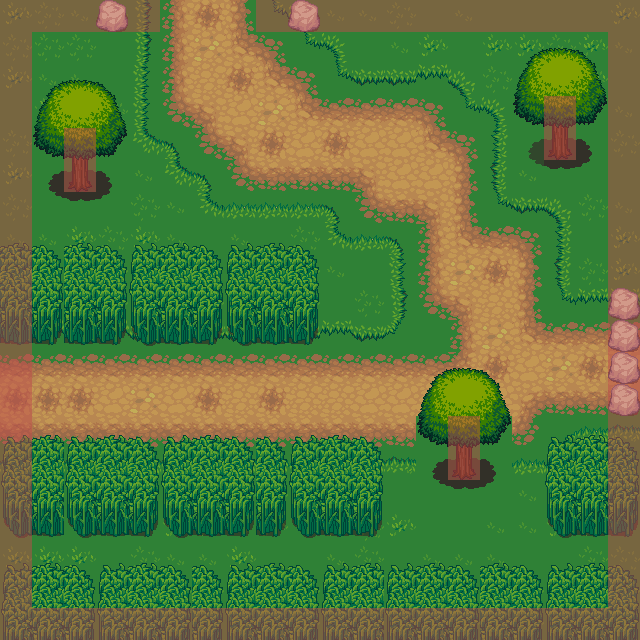

The image is a tile-based game level rendered from a .tmx file. Its description and complete source (layers, tilesets, objects, tile grids) follow:
An orthogonal 20x20 tile map with 32x32 px tiles, 5 tile layers (Tile Layer 1, grass, tops, fields, ...), 4 tilesets.

<map version="1.0" tiledversion="1.1.5" orientation="orthogonal" renderorder="right-down" width="20" height="20" tilewidth="32" tileheight="32" infinite="0" nextobjectid="1">
 <tileset firstgid="1" source="../assets/Terrain.tsx" />
 <tileset firstgid="1025" source="../assets/trunk.tsx" />
 <tileset firstgid="1043" source="../assets/treetop.tsx" />
 <tileset firstgid="1085" source="../assets/castlefloors.tsx" />
 <layer name="Tile Layer 1" width="20" height="20">
  <data encoding="csv">
293,293,293,293,293,293,293,293,293,293,293,293,293,293,293,293,293,293,293,293,
293,293,293,293,293,293,293,293,293,293,293,293,293,293,293,293,293,293,293,293,
293,293,293,293,293,293,293,293,293,293,293,293,293,293,293,293,293,293,293,293,
293,293,293,293,293,293,293,293,293,293,293,293,293,293,293,293,293,293,293,293,
293,293,293,293,293,293,293,293,293,293,293,293,293,293,293,293,293,293,293,293,
293,293,293,293,293,293,293,293,293,293,293,293,293,293,293,293,293,293,293,293,
293,293,293,293,293,293,293,293,293,293,293,293,293,293,293,293,293,293,293,293,
293,293,293,293,293,293,293,293,293,293,293,293,293,293,293,293,293,293,293,293,
293,293,293,293,293,293,293,293,293,293,293,293,293,293,293,293,293,293,293,293,
293,293,293,293,293,293,293,293,293,293,293,293,293,293,293,293,293,293,293,293,
293,293,293,293,293,293,293,293,293,293,293,293,293,293,293,293,293,293,293,293,
293,293,293,293,293,293,293,293,293,293,293,293,293,293,293,293,293,293,293,293,
293,293,293,293,293,293,293,293,293,293,293,293,293,293,293,293,293,293,293,293,
293,293,293,293,293,293,293,293,293,293,293,293,293,293,293,293,293,293,293,293,
293,293,293,293,293,293,293,293,293,293,293,293,293,293,293,293,293,293,293,293,
293,293,293,293,293,293,293,293,293,293,293,293,293,293,293,293,293,293,293,293,
293,293,293,293,293,293,293,293,293,293,293,293,293,293,293,293,293,293,293,293,
293,293,293,293,293,293,293,293,293,293,293,293,293,293,293,293,293,293,293,293,
293,293,293,293,293,293,293,293,293,293,293,293,293,293,293,293,293,293,293,293,
293,293,293,293,293,293,293,293,293,293,293,293,293,293,293,293,293,293,293,293
</data>
 </layer>
 <layer name="grass" width="20" height="20">
  <data encoding="csv">
353,354,355,353,291,97,161,99,324,195,355,355,354,293,355,293,293,293,293,353,
354,354,354,293,291,97,162,34,67,324,198,293,355,353,293,353,353,354,353,355,
353,355,355,293,294,97,98,161,34,67,324,322,322,325,195,354,293,293,353,293,
293,353,354,354,294,129,3,163,162,34,66,66,66,67,324,198,1025,1026,1027,355,
354,1025,1026,1027,226,259,129,3,161,163,161,163,163,34,67,292,293,1032,1033,354,
353,1031,1032,1033,355,226,259,129,130,130,130,3,163,163,99,289,355,1038,1039,293,
354,1037,1038,1039,354,355,229,261,261,261,259,129,130,3,99,324,322,195,354,355,
355,355,353,354,353,355,293,355,293,354,229,261,259,97,34,66,67,292,293,353,
293,355,354,353,353,354,293,354,354,354,355,293,294,97,162,161,99,289,354,353,
353,293,293,353,355,354,354,353,354,353,293,354,291,129,3,98,99,324,325,325,
322,325,325,325,322,325,322,322,325,322,325,322,326,0,97,162,34,66,66,66,
66,66,66,66,66,66,66,66,66,66,66,66,66,66,35,161,163,162,161,161,
161,161,161,163,162,163,161,98,161,98,98,163,163,163,162,163,2,130,130,130,
130,130,130,130,130,130,130,130,130,130,130,130,130,1025,1026,1027,131,260,261,258,
258,258,258,258,261,258,261,258,258,261,261,258,258,1031,1032,1033,261,230,293,293,
293,355,293,355,355,293,353,354,354,355,355,293,293,1037,1038,1039,355,353,355,353,
293,293,293,293,293,353,353,355,353,293,353,354,353,293,293,355,355,353,353,355,
353,353,353,293,354,355,355,353,293,293,355,354,293,355,355,355,293,293,354,354,
353,354,293,354,293,353,354,354,354,354,353,353,293,293,293,355,354,293,353,354,
355,354,355,354,355,355,355,355,355,353,355,293,353,355,353,353,354,354,354,293
</data>
 </layer>
 <layer name="tops" width="20" height="20">
  <data encoding="csv">
0,0,0,0,0,0,0,0,0,0,0,0,0,0,0,0,0,0,0,0,
0,0,0,0,0,0,0,0,0,0,0,0,0,0,0,0,1046,1047,1048,0,
0,1046,1047,1048,0,0,0,0,0,0,0,0,0,0,0,0,1052,1053,1054,0,
0,1052,1053,1054,0,0,0,0,0,0,0,0,0,0,0,0,1058,1059,1060,0,
0,1058,1059,1060,0,0,0,0,0,0,0,0,0,0,0,0,0,0,0,0,
0,0,0,0,0,0,0,0,0,0,0,0,0,0,0,0,0,0,0,0,
0,0,0,0,0,0,0,0,0,0,0,0,0,0,0,0,0,0,0,0,
0,0,0,0,0,0,0,0,0,0,0,0,0,0,0,0,0,0,0,0,
0,0,0,0,0,0,0,0,0,0,0,0,0,0,0,0,0,0,0,0,
0,0,0,0,0,0,0,0,0,0,0,0,0,0,0,0,0,0,0,0,
0,0,0,0,0,0,0,0,0,0,0,0,0,0,0,0,0,0,0,0,
0,0,0,0,0,0,0,0,0,0,0,0,0,1046,1047,1048,0,0,0,0,
0,0,0,0,0,0,0,0,0,0,0,0,0,1052,1053,1054,0,0,0,0,
0,0,0,0,0,0,0,0,0,0,0,0,0,1058,1059,1060,0,0,0,0,
0,0,0,0,0,0,0,0,0,0,0,0,0,0,0,0,0,0,0,0,
0,0,0,0,0,0,0,0,0,0,0,0,0,0,0,0,0,0,0,0,
0,0,0,0,0,0,0,0,0,0,0,0,0,0,0,0,0,0,0,0,
0,0,0,0,0,0,0,0,0,0,0,0,0,0,0,0,0,0,0,0,
0,0,0,0,0,0,0,0,0,0,0,0,0,0,0,0,0,0,0,0,
0,0,0,0,0,0,0,0,0,0,0,0,0,0,0,0,0,0,0,0
</data>
 </layer>
 <layer name="fields" width="20" height="20">
  <data encoding="csv">
0,0,0,510,0,0,0,0,0,510,0,0,0,0,0,0,0,0,0,0,
0,0,0,0,0,0,0,0,0,0,0,0,0,0,0,0,0,0,0,0,
0,0,0,0,0,0,0,0,0,0,0,0,0,0,0,0,0,0,0,0,
0,0,0,0,0,0,0,0,0,0,0,0,0,0,0,0,1025,0,1027,0,
0,1025,0,1027,0,0,0,0,0,0,0,0,0,0,0,0,1031,0,1033,0,
0,1031,0,1033,0,0,0,0,0,0,0,0,0,0,0,0,1037,1038,1039,0,
0,1037,1038,1039,0,0,0,0,0,0,0,0,0,0,0,0,0,0,0,0,
803,804,803,804,802,803,804,802,803,804,0,0,0,0,0,0,0,0,0,0,
835,836,835,836,834,835,836,834,835,836,0,0,0,0,0,0,0,0,0,0,
867,868,867,868,866,867,868,866,867,868,0,0,0,0,0,0,0,0,0,510,
899,900,899,900,898,899,900,898,899,900,0,0,0,0,0,0,0,0,0,510,
0,0,0,0,0,0,0,0,0,0,0,0,0,0,0,0,0,0,0,510,
0,0,0,0,0,0,0,0,0,0,0,0,0,0,0,0,0,0,0,510,
802,803,802,803,804,802,803,804,804,802,803,804,0,1025,0,1027,0,802,803,804,
834,835,834,835,836,834,835,836,836,834,835,836,0,1031,0,1033,0,834,835,836,
866,867,866,867,868,866,867,868,868,866,867,868,0,1037,1038,1039,0,866,867,868,
898,899,898,899,900,898,899,900,900,898,899,900,0,0,0,0,0,898,899,900,
802,803,804,802,803,804,804,802,803,804,802,803,802,803,804,803,804,802,803,804,
834,835,836,834,835,836,836,834,835,836,834,835,834,835,836,835,836,834,835,836,
866,867,868,866,867,868,868,866,867,868,866,867,866,867,868,867,868,866,867,868
</data>
 </layer>
 <layer name="red" width="20" height="20" opacity="0.5">
  <data encoding="csv">
1157,1157,1157,1157,1157,0,0,0,1157,1157,1157,1157,1157,1157,1157,1157,1157,1157,1157,1157,
1157,0,0,0,0,0,0,0,0,0,0,0,0,0,0,0,0,0,0,1157,
1157,0,0,0,0,0,0,0,0,0,0,0,0,0,0,0,0,0,0,1157,
1157,0,0,0,0,0,0,0,0,0,0,0,0,0,0,0,0,1157,0,1157,
1157,0,1157,0,0,0,0,0,0,0,0,0,0,0,0,0,0,1157,0,1157,
1157,0,1157,0,0,0,0,0,0,0,0,0,0,0,0,0,0,0,0,1157,
1157,0,0,0,0,0,0,0,0,0,0,0,0,0,0,0,0,0,0,1157,
1157,0,0,0,0,0,0,0,0,0,0,0,0,0,0,0,0,0,0,1157,
1157,0,0,0,0,0,0,0,0,0,0,0,0,0,0,0,0,0,0,1157,
1157,0,0,0,0,0,0,0,0,0,0,0,0,0,0,0,0,0,0,1157,
1157,0,0,0,0,0,0,0,0,0,0,0,0,0,0,0,0,0,0,1157,
1157,0,0,0,0,0,0,0,0,0,0,0,0,0,0,0,0,0,0,1157,
1157,0,0,0,0,0,0,0,0,0,0,0,0,0,0,0,0,0,0,1157,
1157,0,0,0,0,0,0,0,0,0,0,0,0,0,1157,0,0,0,0,1157,
1157,0,0,0,0,0,0,0,0,0,0,0,0,0,1157,0,0,0,0,1157,
1157,0,0,0,0,0,0,0,0,0,0,0,0,0,0,0,0,0,0,1157,
1157,0,0,0,0,0,0,0,0,0,0,0,0,0,0,0,0,0,0,1157,
1157,0,0,0,0,0,0,0,0,0,0,0,0,0,0,0,0,0,0,1157,
1157,0,0,0,0,0,0,0,0,0,0,0,0,0,0,0,0,0,0,1157,
1157,1157,1157,1157,1157,1157,1157,1157,1157,1157,1157,1157,1157,1157,1157,1157,1157,1157,1157,1157
</data>
 </layer>
</map>
